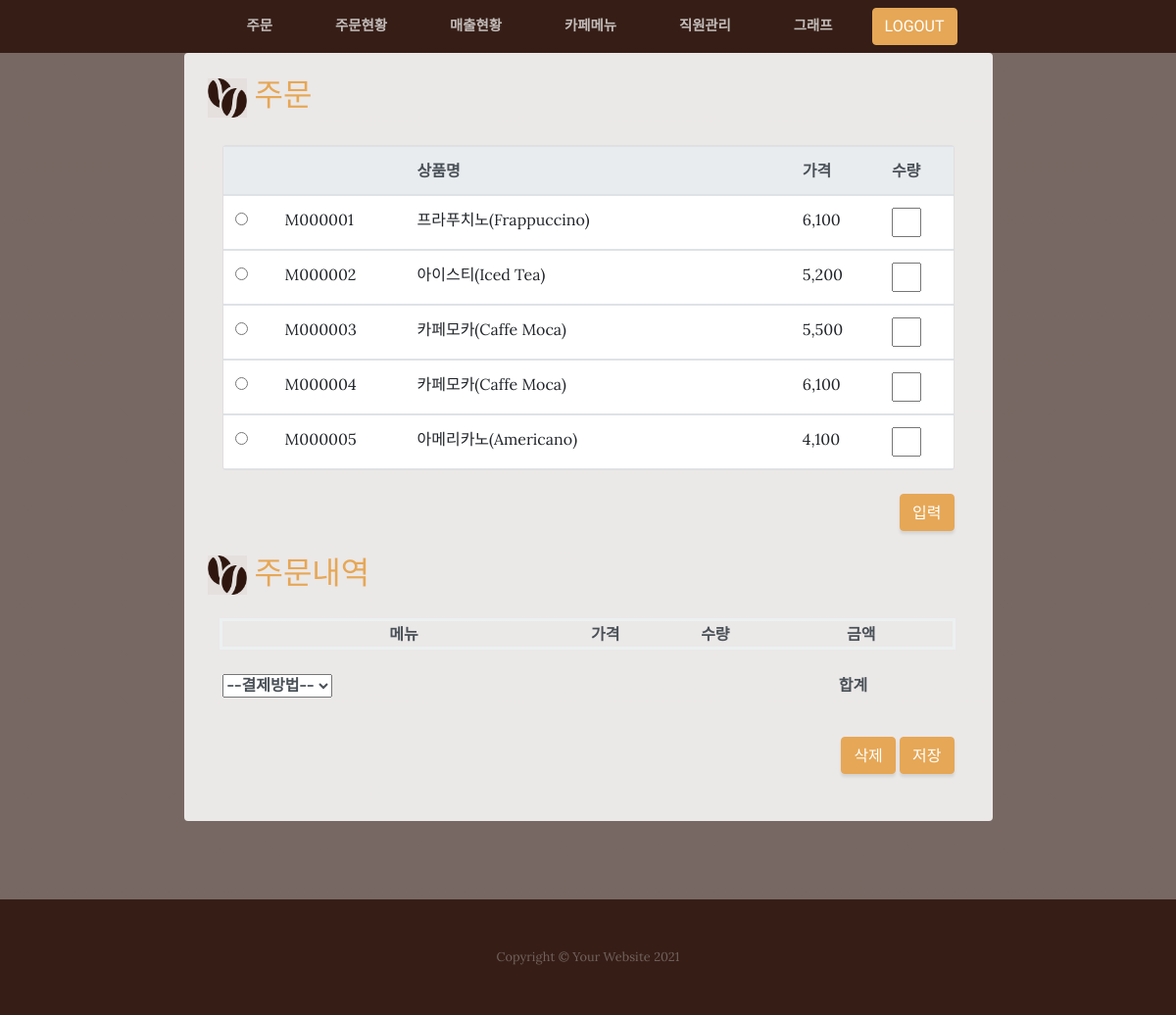
/maple/order/, run on the app's committed database.
### mapleApp/models.py (models this page shows, shortened)
class Menu(models.Model):
    menuid = models.CharField(max_length=20, primary_key=True) #메뉴 아이디
    menuname = models.CharField(max_length=100)                #메뉴명
    price = models.IntegerField()                              #가격
    class Meta:
        db_table = 'm_menu'

### mapleApp/views.py (the view)
# urls.py: path('order/'        , views.order          , name='order'),
def order(request):
    menus = Menu.objects.all()
    context = {'menus': menus}
    return render(request, 'order.html', context)

### mapleApp/templates/order.html (shortened to what this page needs)
<!DOCTYPE html>
{% load static%}
{% load humanize %}
{% include 'header.html' %}
<html lang="en">
<head>
  <link href="{% static 'vendor/bootstrap/css/bootstrap.min.css'%}" rel="stylesheet">
  <link href="{% static 'css/business-casual.min.css'  %}" rel="stylesheet">
</head>
  <section class="page-section about-heading">
    <div class="container">
      <div class="about-heading-content">
        <div class="row">
          <div class="col-xl-9 col-lg-10 mx-auto">
            <div class="bg-faded rounded p-4">
              <h2 class="section-heading mb-1">
                <img  src="{% static 'img/cafe_icon3.png'%}" width="40" height="40">
                <span class="text-uppercase text-primary"> 주문 </span>
              </h2>
              <br>
{%if menus %}
              <div class="container d-flex justify-content-center mt-50 mb-50">
                <div class="card w-100">
                  <div class="table-responsive">
                    <div style="width:100%; height:330px; overflow:auto ">
                    <table class="table table-hover ">
                      <thead class="thead-light">
                        <tr>
                          <th> </th>
                          <th scope="col"></th>
                          <th scope="col">상품명</th>
                          <th scope="col">가격</th>
                          <th scope="col">수량</th>
                        </tr>
                      </thead>
{%  for menu in  menus   %}
                      <tbody>
                        <tr>
                          <td> <input  type="radio" name="radioValue" value="{{menu.menuid}}"> </td>
                          <td id="mId_{{menu.menuid}}" >{{menu.menuid}}</td>
                          <td id="mName_{{menu.menuid}}" >{{menu.menuname}}</td>
                          <td id="mPrice_{{menu.menuid}}">{{menu.price | intcomma }}</td>
                          <td class="pValue" id="pValue_{{menu.menuid}}">
                              <input class="pValueInput" id="pValueInput_{{menu.menuid}}" type="text"  placeholder="" />
                          </td>
                        </tr>
{%    endfor    %}
                      </tbody>
                    </table>
                    </div>
                  </div>
                </div>
              </div>
 {% else %}
       <p>  데이터가 존재하지 않습니다. </p>
 {% endif %}
              <br>
              <div class="intro-button" align="right">
                <button type="submit" class="btn btn-primary" id="inputBtn2">입력</button>
              </div>
              <h2 class="section-heading mb-4">
                <img  src="{% static 'img/cafe_icon3.png'%}" width="40" height="40">
                <span class="text-uppercase text-primary" > 주문내역 </span>
              </h2>
              <section class="content">
                <div class="row">
                  <div class="col-md-12">
                    <div class="box box-primary">
                      <form id="regForm"  method="post">
                        <div class="box-body">
                          <div class="form-group">
                            <table class="list-table">
                                <colgroup>
                                    <col width="5%">
                                    <col width="40%">
                                    <col width="15%">
                                    <col width="15%">
                                    <col width="25%">
                                </colgroup>
                                <thead>
                                    <tr>
                                        <th></th>
                                        <th>메뉴</th>
                                        <th>가격</th>
                                        <th>수량</th>
                                        <th>금액</th>
                                    </tr>
                                </thead>
                            </table>
                            <br>
                            <div class="btn-box">
                                <select name="payment" id="payment" >
                                    <option value="">--결제방법--</option>
                                </select>
                                <div class="amount">
                                    <span>합계</span>
                                </div>
                            </div>
                          </div>
                        </div>
                      </form>
                    </div>
                  </div>
                </div>
              </section>
              <br>
              <div class="intro-button" align="right">
                <button type="submit" class="btn btn-primary" id="delBtn2">삭제</button>
                <button type="submit" class="btn btn-primary" id="saveBtn3">저장</button>
              </div>
              <br>
            </div>
          </div>
        </div>
      </div>
    </div>
  </section>
{% include 'footer.html' %}

### mapleApp/templates/order.html (style rules this page uses)
.pValueInput { width : 30px; }
.list-table { width : 751px; text-align : center ; border: solid 3px #ecf0f1; margin-left : 12px ; font-weight : bold; font-family: Lora; color : #495057 ; }
#inputBtn2 { margin-right : 15px ; }
#saveBtn3 { margin-right : 15px ; }
.amount { display : inline; margin-left : 513px; font-weight : bold; font-family: Lora; color : #495057 ; }
#payment { margin-left : 15px; font-weight : bold; font-family: Lora; color : #495057 ; }

### data on the page
Menu: menuid "M000001", menuname "프라푸치노(Frappuccino)", price "6,100"
Menu: menuid "M000002", menuname "아이스티(Iced Tea)", price "5,200"
Menu: menuid "M000003", menuname "카페모카(Caffe Moca)", price "5,500"
Menu: menuid "M000004", menuname "카페모카(Caffe Moca)", price "6,100"
Menu: menuid "M000005", menuname "아메리카노(Americano)", price "4,100"
